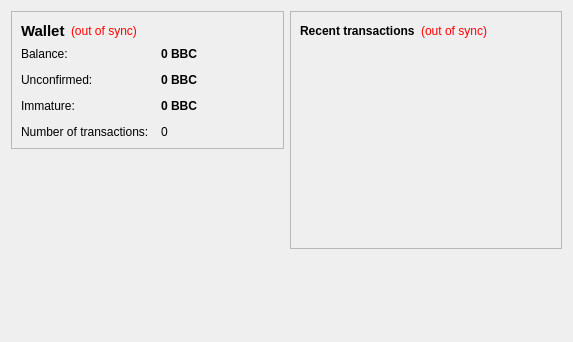
<?xml version="1.0" encoding="UTF-8"?>
<ui version="4.0">
 <class>OverviewPage</class>
 <widget class="QWidget" name="OverviewPage">
  <property name="geometry">
   <rect>
    <x>0</x>
    <y>0</y>
    <width>573</width>
    <height>342</height>
   </rect>
  </property>
  <property name="windowTitle">
   <string>Form</string>
  </property>
  <layout class="QHBoxLayout" name="horizontalLayout" stretch="1,1">
   <item>
    <layout class="QVBoxLayout" name="verticalLayout_2">
     <item>
      <widget class="QFrame" name="frame">
       <property name="frameShape">
        <enum>QFrame::StyledPanel</enum>
       </property>
       <property name="frameShadow">
        <enum>QFrame::Raised</enum>
       </property>
       <layout class="QVBoxLayout" name="verticalLayout_4">
        <item>
         <layout class="QHBoxLayout" name="horizontalLayout_4">
          <item>
           <widget class="QLabel" name="label_5">
            <property name="font">
             <font>
              <pointsize>11</pointsize>
              <weight>75</weight>
              <bold>true</bold>
             </font>
            </property>
            <property name="text">
             <string>Wallet</string>
            </property>
           </widget>
          </item>
          <item>
           <widget class="QLabel" name="labelWalletStatus">
            <property name="toolTip">
             <string>The displayed information may be out of date. Your wallet automatically synchronizes with the BubbleCoin network after a connection is established, but this process has not completed yet.</string>
            </property>
            <property name="styleSheet">
             <string notr="true">QLabel { color: red; }</string>
            </property>
            <property name="text">
             <string notr="true">(out of sync)</string>
            </property>
            <property name="alignment">
             <set>Qt::AlignLeading|Qt::AlignLeft|Qt::AlignVCenter</set>
            </property>
           </widget>
          </item>
          <item>
           <spacer name="horizontalSpacer_2">
            <property name="orientation">
             <enum>Qt::Horizontal</enum>
            </property>
            <property name="sizeHint" stdset="0">
             <size>
              <width>40</width>
              <height>20</height>
             </size>
            </property>
           </spacer>
          </item>
         </layout>
        </item>
        <item>
         <layout class="QFormLayout" name="formLayout_2">
          <property name="fieldGrowthPolicy">
           <enum>QFormLayout::AllNonFixedFieldsGrow</enum>
          </property>
          <property name="horizontalSpacing">
           <number>12</number>
          </property>
          <property name="verticalSpacing">
           <number>12</number>
          </property>
          <item row="0" column="0">
           <widget class="QLabel" name="label">
            <property name="text">
             <string>Balance:</string>
            </property>
           </widget>
          </item>
          <item row="0" column="1">
           <widget class="QLabel" name="labelBalance">
            <property name="font">
             <font>
              <weight>75</weight>
              <bold>true</bold>
             </font>
            </property>
            <property name="cursor">
             <cursorShape>IBeamCursor</cursorShape>
            </property>
            <property name="toolTip">
             <string>Your current balance</string>
            </property>
            <property name="text">
             <string notr="true">0 BBC</string>
            </property>
            <property name="textInteractionFlags">
             <set>Qt::LinksAccessibleByMouse|Qt::TextSelectableByKeyboard|Qt::TextSelectableByMouse</set>
            </property>
           </widget>
          </item>
          <item row="1" column="0">
           <widget class="QLabel" name="label_3">
            <property name="text">
             <string>Unconfirmed:</string>
            </property>
           </widget>
          </item>
          <item row="1" column="1">
           <widget class="QLabel" name="labelUnconfirmed">
            <property name="font">
             <font>
              <weight>75</weight>
              <bold>true</bold>
             </font>
            </property>
            <property name="cursor">
             <cursorShape>IBeamCursor</cursorShape>
            </property>
            <property name="toolTip">
             <string>Total of transactions that have yet to be confirmed, and do not yet count toward the current balance</string>
            </property>
            <property name="text">
             <string notr="true">0 BBC</string>
            </property>
            <property name="textInteractionFlags">
             <set>Qt::LinksAccessibleByMouse|Qt::TextSelectableByKeyboard|Qt::TextSelectableByMouse</set>
            </property>
           </widget>
          </item>
          <item row="3" column="0">
           <widget class="QLabel" name="label_2">
            <property name="text">
             <string>Number of transactions:</string>
            </property>
           </widget>
          </item>
          <item row="3" column="1">
           <widget class="QLabel" name="labelNumTransactions">
            <property name="toolTip">
             <string>Total number of transactions in wallet</string>
            </property>
            <property name="text">
             <string notr="true">0</string>
            </property>
           </widget>
          </item>
          <item row="2" column="0">
           <widget class="QLabel" name="labelImmatureText">
            <property name="text">
             <string>Immature:</string>
            </property>
           </widget>
          </item>
          <item row="2" column="1">
           <widget class="QLabel" name="labelImmature">
            <property name="font">
             <font>
              <weight>75</weight>
              <bold>true</bold>
             </font>
            </property>
            <property name="toolTip">
             <string>Mined balance that has not yet matured</string>
            </property>
            <property name="text">
             <string notr="true">0 BBC</string>
            </property>
            <property name="textInteractionFlags">
             <set>Qt::LinksAccessibleByMouse|Qt::TextSelectableByKeyboard|Qt::TextSelectableByMouse</set>
            </property>
           </widget>
          </item>
         </layout>
        </item>
       </layout>
      </widget>
     </item>
     <item>
      <spacer name="verticalSpacer">
       <property name="orientation">
        <enum>Qt::Vertical</enum>
       </property>
       <property name="sizeHint" stdset="0">
        <size>
         <width>20</width>
         <height>40</height>
        </size>
       </property>
      </spacer>
     </item>
    </layout>
   </item>
   <item>
    <layout class="QVBoxLayout" name="verticalLayout_3">
     <item>
      <widget class="QFrame" name="frame_2">
       <property name="frameShape">
        <enum>QFrame::StyledPanel</enum>
       </property>
       <property name="frameShadow">
        <enum>QFrame::Raised</enum>
       </property>
       <layout class="QVBoxLayout" name="verticalLayout">
        <item>
         <layout class="QHBoxLayout" name="horizontalLayout_2">
          <item>
           <widget class="QLabel" name="label_4">
            <property name="text">
             <string>&lt;b&gt;Recent transactions&lt;/b&gt;</string>
            </property>
           </widget>
          </item>
          <item>
           <widget class="QLabel" name="labelTransactionsStatus">
            <property name="toolTip">
             <string>The displayed information may be out of date. Your wallet automatically synchronizes with the BubbleCoin network after a connection is established, but this process has not completed yet.</string>
            </property>
            <property name="styleSheet">
             <string notr="true">QLabel { color: red; }</string>
            </property>
            <property name="text">
             <string notr="true">(out of sync)</string>
            </property>
            <property name="alignment">
             <set>Qt::AlignRight|Qt::AlignTrailing|Qt::AlignVCenter</set>
            </property>
           </widget>
          </item>
          <item>
           <spacer name="horizontalSpacer">
            <property name="orientation">
             <enum>Qt::Horizontal</enum>
            </property>
            <property name="sizeHint" stdset="0">
             <size>
              <width>40</width>
              <height>20</height>
             </size>
            </property>
           </spacer>
          </item>
         </layout>
        </item>
        <item>
         <widget class="QListView" name="listTransactions">
          <property name="styleSheet">
           <string notr="true">QListView { background: transparent; }</string>
          </property>
          <property name="frameShape">
           <enum>QFrame::NoFrame</enum>
          </property>
          <property name="verticalScrollBarPolicy">
           <enum>Qt::ScrollBarAlwaysOff</enum>
          </property>
          <property name="horizontalScrollBarPolicy">
           <enum>Qt::ScrollBarAlwaysOff</enum>
          </property>
          <property name="selectionMode">
           <enum>QAbstractItemView::NoSelection</enum>
          </property>
         </widget>
        </item>
       </layout>
      </widget>
     </item>
     <item>
      <spacer name="verticalSpacer_2">
       <property name="orientation">
        <enum>Qt::Vertical</enum>
       </property>
       <property name="sizeHint" stdset="0">
        <size>
         <width>20</width>
         <height>40</height>
        </size>
       </property>
      </spacer>
     </item>
    </layout>
   </item>
  </layout>
 </widget>
 <resources/>
 <connections/>
</ui>
